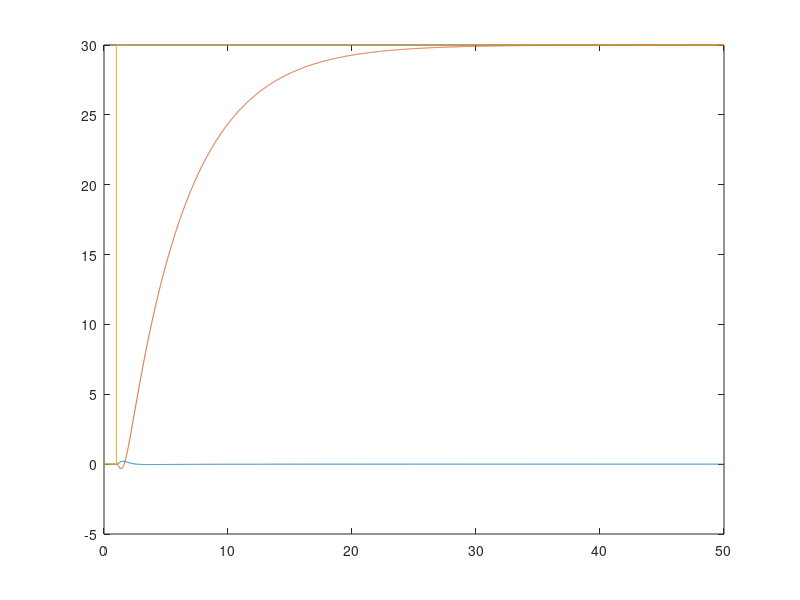
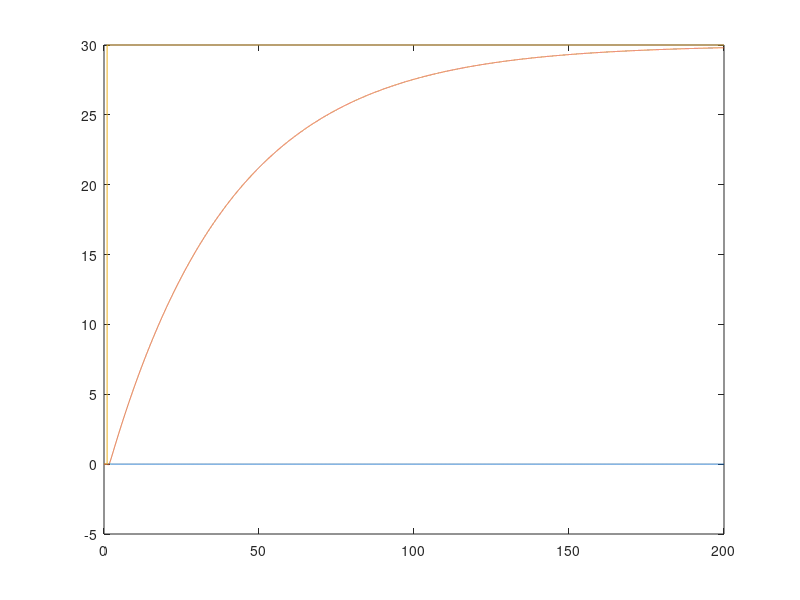

Write the MATLAB code that produced these figures, in order.
% Test af fuld observer vs reduceret observer

load datafullobs.mat
data1=ans;
tid1=data1(1,:); pind1=data1(3,:); arm1=data1(2,:); input1=data1(4,:);

load datareducedobs.mat
data2=ans;
tid2=data2(1,:); pind2=data2(3,:); arm2=data2(2,:);input2=data2(4,:);

pind1 = (pind1*180)/pi;
arm1 = (arm1*180)/pi;
pind2 = (pind2*180)/pi;
arm2 = (arm2*180)/pi;
input1 = (input1*180)/pi;
input2 = (input2*180)/pi;

figure(1);
plot(tid1,pind1,tid1,arm1,tid1,input1)
figure(2);
plot(tid2,pind2,tid2,arm2,tid2,input2)
